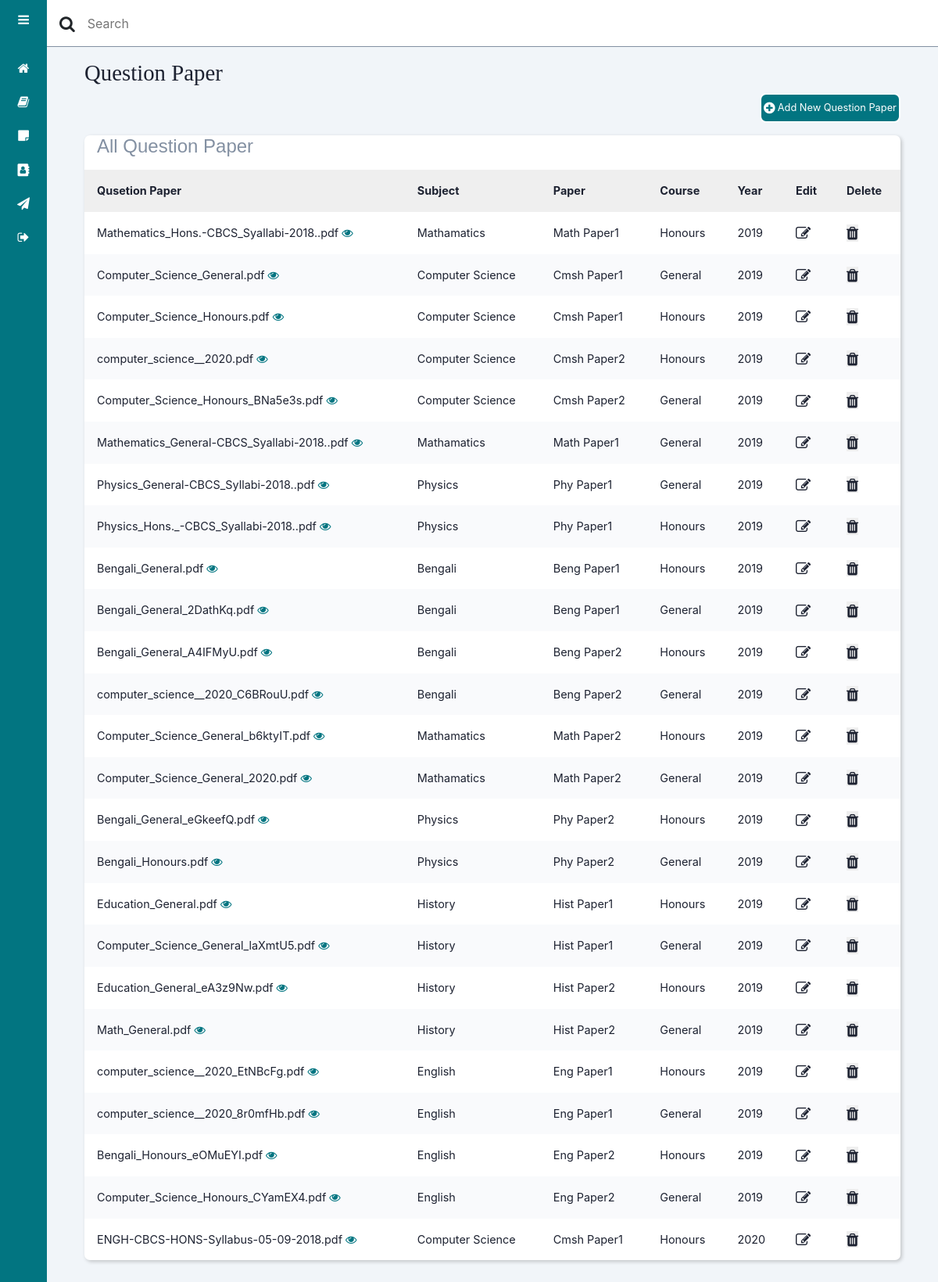
The app's page /allQtnPaper with its own data.
### papers/models.py (models this page shows, shortened)
class QuestionPaper(models.Model):
    questionPaperName = models.FileField(blank=False)
    subjectName = models.CharField(
        max_length=50, blank=False, unique=False, default='')
    paperName = models.CharField(
        max_length=50, blank=False, unique=False, default='')
    courseName = models.CharField(
        max_length=50, blank=False, unique=False, default='')
    yearOfQuestions = models.CharField(
        max_length=50, blank=False, unique=False, default='')

### papers/views.py (the view)
# urls.py: path('allQtnPaper', views.AllQtnPaper, name='AllQtnPaper'),
def AllQtnPaper(request):
    context = dict()
    allQtnPaperDetails = QuestionPaper.objects.all()
    context['allQtnPaperDetails'] = allQtnPaperDetails
    return render(request, 'papers/adminView/qtnPaperArea/allQtnPapers.html', context)

### papers/templates/papers/adminView/qtnPaperArea/allQtnPapers.html (shortened to what this page needs)
{% extends 'base.html' %}
{% block allQtnPaper %}
{% load static %}
{% block adminHeader %} {% include 'papers/adminView/adminHeader.html' %} {% endblock %}
<div class="main_content">
    <main>
        <h2 class="dash_titile">Question Paper</h2>
        <div class="add_btn">
            <div class="Qtnpaper_add_btn ml-auto" data-target="#addQtnPaperModal" data-toggle="modal">
                <span><i class="fa fa-plus-circle fa-lg"></i></span>
                <span>Add New Question Paper</span>
            </div>
        </div>
        <section class="recent">
            <div class="activity_card">
                <h3>All Question Paper</h3>
                <div class="table_responsive">
                    <table>
                        <thead>
                            <tr>
                                <th>Qusetion Paper</th>
                                <th>Subject</th>
                                <th>Paper</th>
                                <th>Course</th>
                                <th>Year</th>
                                <th>Edit</th>
                                <th>Delete</th>
                            </tr>
                        </thead>
                        <tbody id="qtnPaperTableBody">
                            {% for allQtnPaperDetail in allQtnPaperDetails %}
                            <tr id="qtnPaper_{{allQtnPaperDetail.id}}">
                                <td id="qtnPaper_name_id_{{allQtnPaperDetail.id}}">
                                    {{allQtnPaperDetail.questionPaperName}}
                                    <a href="{{allQtnPaperDetail.questionPaperName.url}}" target="_blank"><i
                                            class="fa fa-eye fa-md viewIcon"></i></a>
                                </td>
                                <td id="subject_name_id_{{allQtnPaperDetail.id}}">{{allQtnPaperDetail.subjectName}}</td>
                                <td id="paper_name_id_{{allQtnPaperDetail.id}}">{{allQtnPaperDetail.paperName}}</td>
                                <td id="course_name_id_{{allQtnPaperDetail.id}}">{{allQtnPaperDetail.courseName}}</td>
                                <td id="year_id_{{allQtnPaperDetail.id}}">{{allQtnPaperDetail.yearOfQuestions}}</td>
                                <td class="editBtn" data-target="#editQtnPaperModal" data-toggle="modal"
                                    onclick="fillModal(`{{allQtnPaperDetail.id}}`)">
                                    <i class="fa fa-edit fa-lg event_icon"></i>
                                </td>
                                <td>
                                    <form action="/deleteQtnPaper/{{allQtnPaperDetail.id}}"
                                        id="deleteForm_{{allQtnPaperDetail.id}}" method="POST">
                                        <button type="submit" name="submit" class="deleteBtn"><i
                                                class="fa fa-trash fa-lg event_icon"></i></button>
                                    </form>
                                </td>
                            </tr>
                            {% endfor %}
                        </tbody>
                    </table>
                </div>
            </div>
        </section>
    </main>
</div>
{% endblock %}

### templates/base.html (style rules this page uses)
body { -webkit-user-select: none; -moz-user-select: -moz-none; -ms-user-select: none; user-select: none; }

### papers/templates/papers/adminView/qtnPaperArea/allQtnPapers.html (style rules this page uses)
main { margin-top: 60px; background: #f1f5f9; min-height: 90vh; padding: 1rem 3rem; }
.dash_titile { color: var(--color-dark); margin-bottom: .5rem; font-family: Algerian; font-size: 1.8rem; }
.Qtnpaper_add_btn { font-size: .8rem; display: flex; align-items: center; justify-content: space-evenly; border: 2px solid #fff; border-radius: 8px; width: 180px; height: 38px; cursor: pointer; background: var(--main-color); color: #fff; }
.recent { margin-top: 1rem; margin-bottom: 1rem; }
.activity_card { background: #fff; border-radius: 7px; margin-bottom: 1rem; box-shadow: 2px 2px 5px rgba(0, 0, 0, 0.2); }
.activity_card h3 { color: var(--text-grey); margin: 1rem; font-size: 1.5rem; font-family: sans-serif; }
.activity_card table { width: 100%; border-collapse: collapse; }
.activity_card thead { background: #efefef; text-align: left; }
.activity_card tbody { text-align: left; }
th, td { font-size: .9rem; padding: 1rem 1rem; color: var(--color-dark); }
tbody tr:nth-child(even) { background: #f9fafc; }
.event_icon { text-decoration: none; color: var(--color-dark); }
.table_responsive { overflow-x: auto; }
.deleteBtn { border: none; }
.editBtn { border: none; cursor: pointer; }
.viewIcon { color: var(--main-color); text-decoration: none; }
@media only screen and (max-width: 1200px) { .main_content { margin-left: 60px; } }

### papers/templates/papers/adminView/adminSidebar.html (style rules this page uses)
:root { --main-color: #027581; --color-dark: #1D2231; --text-grey: #8390A2; }
* { margin: 0; padding: 0; box-sizing: border-box; }

### papers/templates/papers/adminView/adminHeader.html (style rules this page uses)
.main_content { position: relative; margin-left: 240px; transition: margin-left 300ms; }
@media only screen and (max-width: 1200px) { .main_content { margin-left: 60px; } }

### records on screen
QuestionPaper: questionPaperName "Mathematics_Hons.-CBCS_Syallabi-2018..pdf", subjectName "Mathamatics", paperName "Math Paper1", courseName "Honours", yearOfQuestions "2019"
QuestionPaper: questionPaperName "Computer_Science_General.pdf", subjectName "Computer Science", paperName "Cmsh Paper1", courseName "General", yearOfQuestions "2019"
QuestionPaper: questionPaperName "Computer_Science_Honours.pdf", subjectName "Computer Science", paperName "Cmsh Paper1", courseName "Honours", yearOfQuestions "2019"
QuestionPaper: questionPaperName "computer_science__2020.pdf", subjectName "Computer Science", paperName "Cmsh Paper2", courseName "Honours", yearOfQuestions "2019"
QuestionPaper: questionPaperName "Computer_Science_Honours_BNa5e3s.pdf", subjectName "Computer Science", paperName "Cmsh Paper2", courseName "General", yearOfQuestions "2019"
QuestionPaper: questionPaperName "Mathematics_General-CBCS_Syallabi-2018..pdf", subjectName "Mathamatics", paperName "Math Paper1", courseName "General", yearOfQuestions "2019"
QuestionPaper: questionPaperName "Physics_General-CBCS_Syllabi-2018..pdf", subjectName "Physics", paperName "Phy Paper1", courseName "General", yearOfQuestions "2019"
QuestionPaper: questionPaperName "Physics_Hons._-CBCS_Syallabi-2018..pdf", subjectName "Physics", paperName "Phy Paper1", courseName "Honours", yearOfQuestions "2019"
QuestionPaper: questionPaperName "Bengali_General.pdf", subjectName "Bengali", paperName "Beng Paper1", courseName "Honours", yearOfQuestions "2019"
QuestionPaper: questionPaperName "Bengali_General_2DathKq.pdf", subjectName "Bengali", paperName "Beng Paper1", courseName "General", yearOfQuestions "2019"
QuestionPaper: questionPaperName "Bengali_General_A4IFMyU.pdf", subjectName "Bengali", paperName "Beng Paper2", courseName "Honours", yearOfQuestions "2019"
QuestionPaper: questionPaperName "computer_science__2020_C6BRouU.pdf", subjectName "Bengali", paperName "Beng Paper2", courseName "General", yearOfQuestions "2019"
QuestionPaper: questionPaperName "Computer_Science_General_b6ktyIT.pdf", subjectName "Mathamatics", paperName "Math Paper2", courseName "Honours", yearOfQuestions "2019"
QuestionPaper: questionPaperName "Computer_Science_General_2020.pdf", subjectName "Mathamatics", paperName "Math Paper2", courseName "General", yearOfQuestions "2019"
QuestionPaper: questionPaperName "Bengali_General_eGkeefQ.pdf", subjectName "Physics", paperName "Phy Paper2", courseName "Honours", yearOfQuestions "2019"
QuestionPaper: questionPaperName "Bengali_Honours.pdf", subjectName "Physics", paperName "Phy Paper2", courseName "General", yearOfQuestions "2019"
QuestionPaper: questionPaperName "Education_General.pdf", subjectName "History", paperName "Hist Paper1", courseName "Honours", yearOfQuestions "2019"
QuestionPaper: questionPaperName "Computer_Science_General_laXmtU5.pdf", subjectName "History", paperName "Hist Paper1", courseName "General", yearOfQuestions "2019"
QuestionPaper: questionPaperName "Education_General_eA3z9Nw.pdf", subjectName "History", paperName "Hist Paper2", courseName "Honours", yearOfQuestions "2019"
QuestionPaper: questionPaperName "Math_General.pdf", subjectName "History", paperName "Hist Paper2", courseName "General", yearOfQuestions "2019"
QuestionPaper: questionPaperName "computer_science__2020_EtNBcFg.pdf", subjectName "English", paperName "Eng Paper1", courseName "Honours", yearOfQuestions "2019"
QuestionPaper: questionPaperName "computer_science__2020_8r0mfHb.pdf", subjectName "English", paperName "Eng Paper1", courseName "General", yearOfQuestions "2019"
QuestionPaper: questionPaperName "Bengali_Honours_eOMuEYI.pdf", subjectName "English", paperName "Eng Paper2", courseName "Honours", yearOfQuestions "2019"
QuestionPaper: questionPaperName "Computer_Science_Honours_CYamEX4.pdf", subjectName "English", paperName "Eng Paper2", courseName "General", yearOfQuestions "2019"
QuestionPaper: questionPaperName "ENGH-CBCS-HONS-Syllabus-05-09-2018.pdf", subjectName "Computer Science", paperName "Cmsh Paper1", courseName "Honours", yearOfQuestions "2020"
